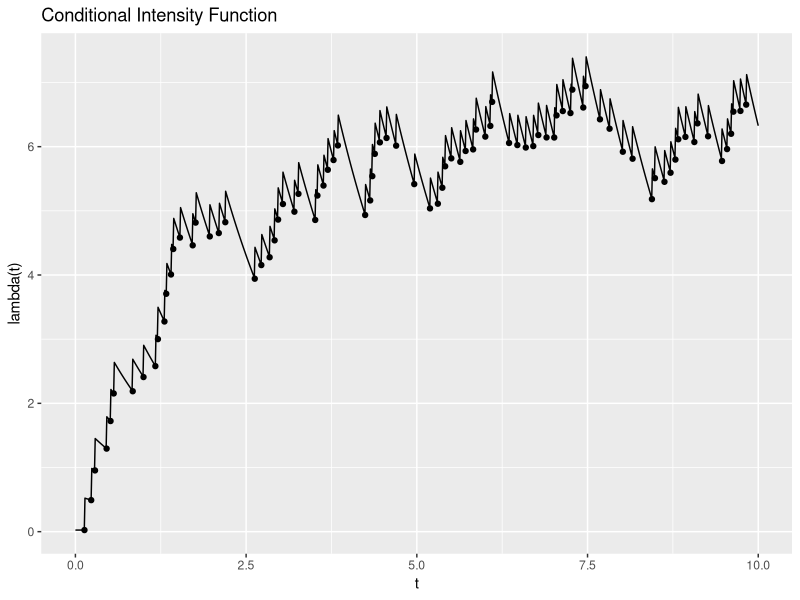
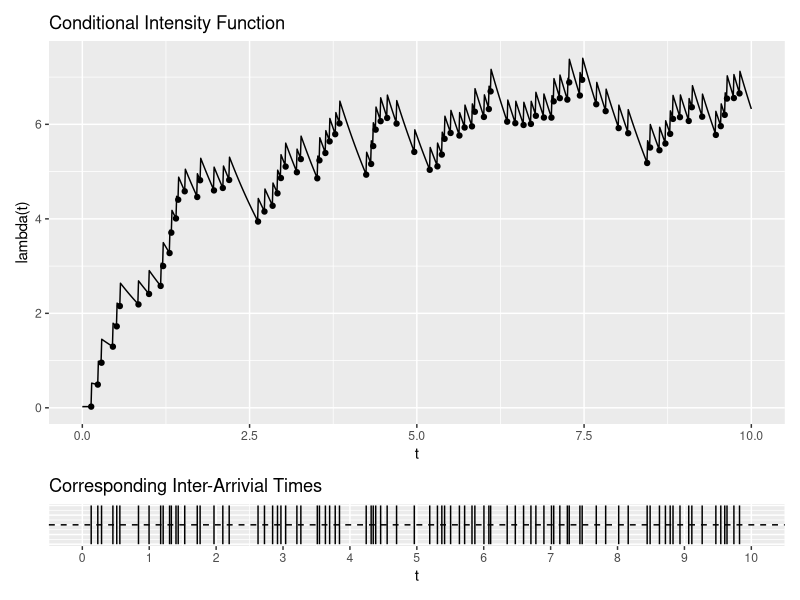
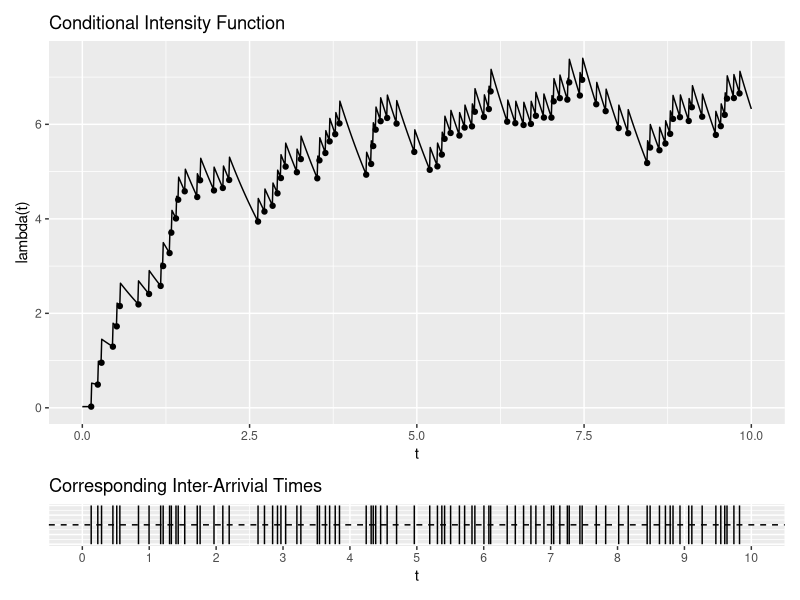

These figures' R source, in order:
## ---- chunk 1
library(tidyverse)
library(ggplot2)
library(patchwork)
## ---- chunk 2
# Simuluate HPP
set.seed(1) # for reproducibility

# Set value
lmbda <- 10
t_max <- 10 

# Initialize
t <- 0 
t_vec <- numeric(0) # vector of t # consider change X to t_vec

while(t <= t_max){
  u       <- runif(1)
  t       <-  t - log(u)/lmbda
  if(t < t_max) {
    t_vec <- c(t_vec,t)
  }
}
## ---- chunk 3
# Writing the thinning algorithm using James's way 

# Initialize
# Note that mu > 0 and 0 < alpha < beta ?? Yes.
mu = 0.025
alpha = 0.5
beta = 0.7

# Create the lambda(t) function
lmbda_fun <- function(time, obs){
  diff = time - obs
  diff = diff[diff > 0]
  a = sum(alpha * exp(-beta * diff)) 
  out = mu + a 
  return(out)
}

# Apply the lmbda_fun function
lmbda_star <- sapply(X = t_vec, FUN = lmbda_fun, obs = t_vec)
## ---- chunk 4
set.seed(1)
lmbda <- median(lmbda_star) #use median instead of 10
prob_keep <- lmbda / lmbda_star
#t_keep <- t_vec[runif(length(prob_keep)) < min(prob_keep, 1)]
check <- runif(length(prob_keep)) < min(prob_keep, 1)
lmdba_keep <- lmbda_star[check]
t_keep <- t_vec[check]
## ---- chunk 5
# Check to see if HPP is thinned
# length(lmbda_star) #114
# length(t_vec) #114
# length(lmdba_keep) #87
# length(t_keep) #87
## ---- chunk 6
# Plot Hawkes
# Create a df
df_Hawkes = tibble(
  x = t_keep, 
  y = 1:(length(t_keep)), #0:(length(X) - 1)
  lmbda = lmdba_keep, 
  lmbda2 = sapply(X = t_keep, FUN = lmbda_fun, obs = t_keep)
)

df_Hawkes2 = tibble(
  x = seq(0, 10, length.out = 1001), 
  y = sapply(X = x, FUN = lmbda_fun, obs = t_keep)
)

p_Hawkes <- ggplot(data=df_Hawkes, mapping=aes(x=x, y=y)) +
  geom_step() + 
  labs(title = "Hawkes Process", 
       x = "t", 
       y = "N(t)")
#p_Hawkes
## ---- chunk 7
# Plot time plot
p_Hawkes_time <- ggplot(data=df_Hawkes, mapping=aes(x=x, ymin = -0.5, ymax = 0.5)) +
  geom_linerange() + 
  geom_hline(aes(yintercept = 0), linetype = "dashed") + 
  labs(title = "Corresponding Inter-Arrivial Times", 
       x = "t", 
       y = "") +
  scale_x_continuous(limits = c(0, 10), breaks = seq(0, 10, by = 1)) + 
  theme(axis.text.y=element_blank(), axis.ticks.y=element_blank())
#p_Hawkes_time
## ---- chunk 8
# Plot lambda_star vs t
# p_Hawkes_Int <- ggplot(df_Hawkes, aes(x=x, y=lmbda2)) + 
#   geom_line() +
#   labs(title = "Intensity Function",
#        x = "t", 
#        y = "lambda(t)") 
# p_Hawkes_Int

p_Hawkes_Int2 <- ggplot(df_Hawkes2, aes(x=x, y=y)) + 
  geom_line() + 
  geom_point(aes(x=x, y=lmbda2), data = df_Hawkes) +
  labs(title = "Conditional Intensity Function",
       x = "t", 
       y = "lambda(t)") 
p_Hawkes_Int2
## ---- chunk 9
# # Plot lambda (rate)
# p_Hawkes_hist <- ggplot(data=df_Hawkes, mapping=aes(x=x)) + 
#   geom_histogram(bins = 11, color = "white") + 
#   labs(title = "Intensity Function",
#        x = "t", 
#        y = "lambda(t)") + 
#   xlim(0, 10) # so that scale lines up
# p_Hawkes_hist
## ---- chunk 10
# # Combine plots
# require(gridExtra)
# grid.arrange(p_Hawkes, p_Hawkes_time)
p_Hawkes_Int2 / p_Hawkes_time + plot_layout(heights = c(0.9, 0.1))
## ---- chunk 11
# Save output and adjust size
png(file = '/Users/franceslinyc/Hawkes-Process-2021/results/plot_1D_Hawkes.png', width = 450*2, height = 450*0.8)
p_Hawkes_Int2 / p_Hawkes_time + plot_layout(heights = c(0.9, 0.1))
## ---- chunk 12
# while(t <= t_max){
#   if(runif(1) < min(lmbda/lmbda_star, 1)){
#     X_keep <- c(X, t)
#   }
#   return(X_keep)
# }
## ---- chunk 13
# # Plot lmbda_star
# # Not thinned yet
# length(lmbda_star) #114
# x_max = length(lmbda_star) - 1
# plot(x = 0:x_max, y = lmbda_star)
# lmbda_star
## ---- chunk 14
# # Plot lmbda_star
# # Not thinned yet
# length(t_keep) # 75
# x_max = length(t_keep) - 1
# plot(x = 0:x_max, y = t_keep)
